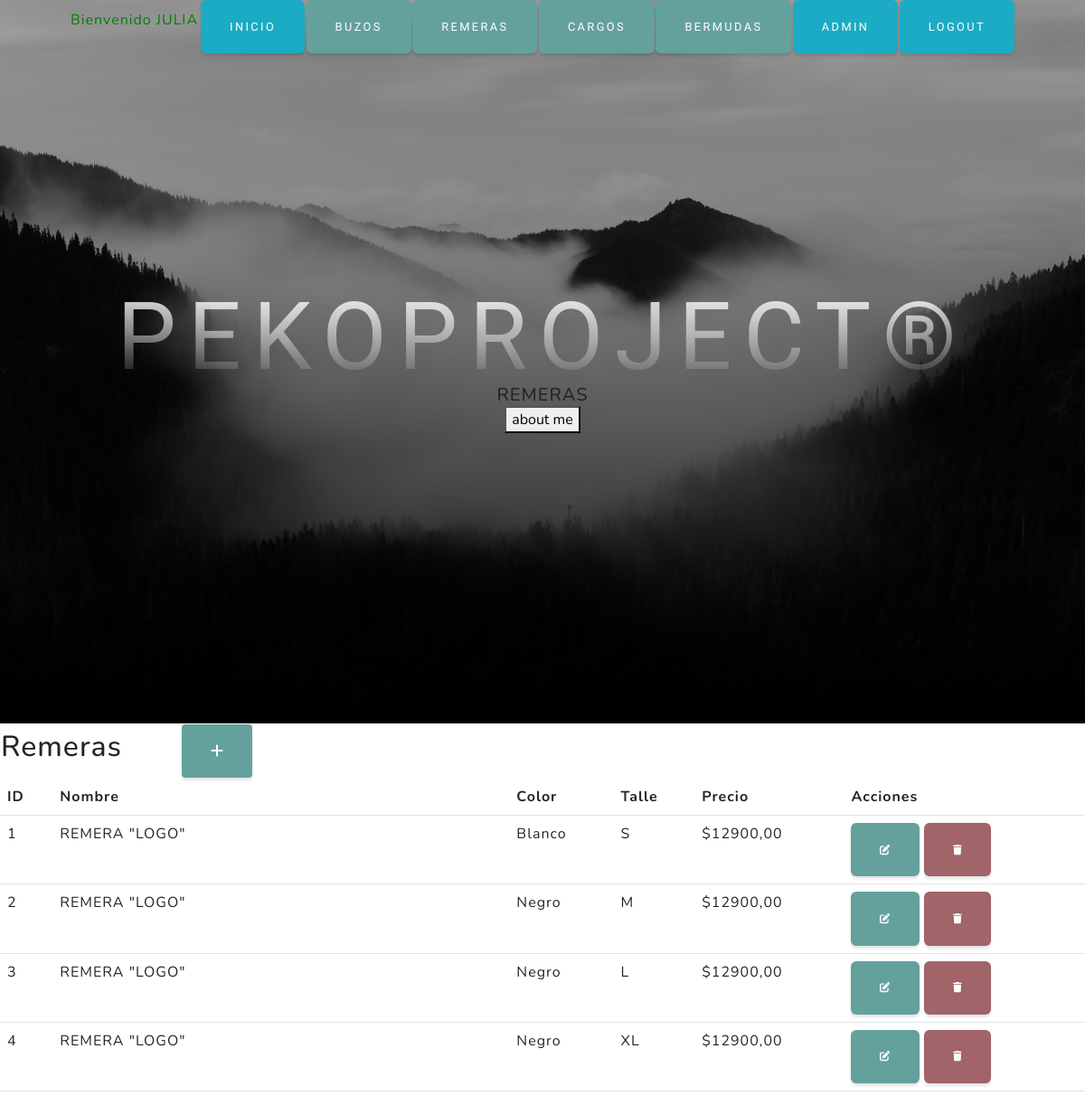
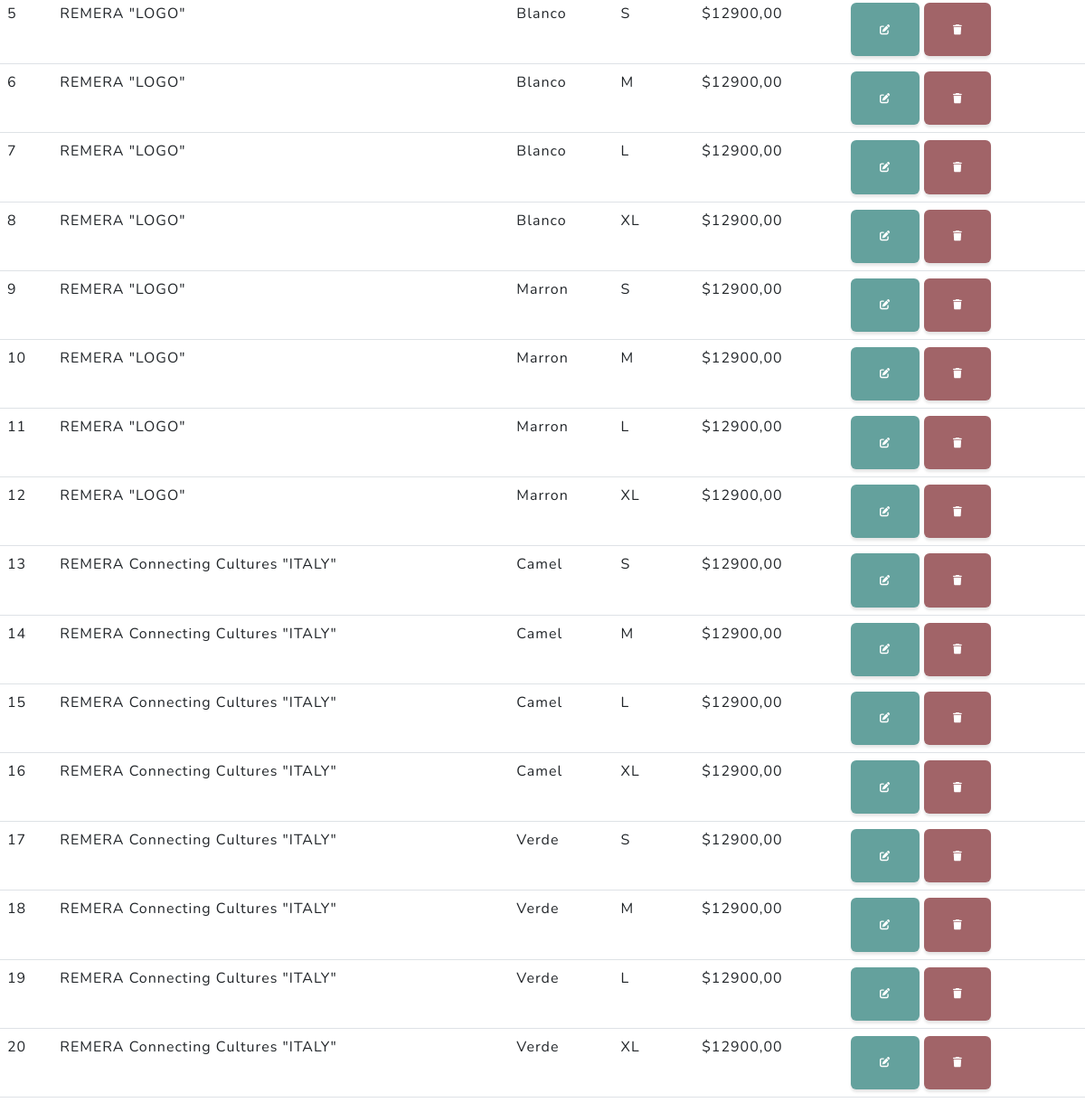
Page /aplicacion/remeras/ (signed in) on the committed database (2 pictures, top to bottom).
### aplicacion/models.py (models this page shows, shortened)
class Remeras(models.Model):
    nombre = models.CharField(max_length=50)
    color = models.CharField(max_length=50)
    talle = models.CharField(max_length=50)
    precio = models.DecimalField(default=0, max_digits=10, decimal_places=2)

### aplicacion/views.py (the view)
# urls.py: path('remeras/', remeras, name="remeras"),
@login_required
def remeras(request):
    remeras =  Remeras.objects.all()
    ctx = {"remeras":remeras}
    return render(request, "aplicacion/remeras.html", ctx)

### aplicacion/templates/aplicacion/remeras.html (shortened to what this page needs)
{% extends 'aplicacion/index.html' %}
{% load static %}
{% block cabecera %}
  Remeras
{% endblock cabecera %}
    {% block contenido %}
    <table>
        <tr>
            <td width="200"><h2>Remeras</h2></td>
            <td>
                <a
                href="{% url 'create_remeras' %}"
                class="btn btn-primary btn-sm"
                ><i class="fa fa-plus fa-lg" title="New Record"> </i>
                </a>
            </td>
        </tr>
    </table>
    <table class="table">
        <thead>
            <tr>
                <th>ID</th>
                <th>Nombre</th>
                <th>Color</th>
                <th>Talle</th>
                <th>Precio</th>
                <th>Acciones</th>
            </tr>
        </thead>
        <tbody>
        {% for remera in remeras %}
        <tr>
            <td>{{ remera.id }}</td>
            <td>{{ remera.nombre }}</td>
            <td>{{ remera.color }}</td>
            <td>{{ remera.talle }}</td>
            <td>${{ remera.precio }}</td>
            <td>
                <a
                href="{% url 'update_remera' remera.id %}"
                 class="btn btn-primary"
                 style="--bs-btn-padding-y: .25rem; --bs-btn-padding-x: .5rem; --bs-btn-font-size: .75rem;"
                 ><i class="fa fa-edit fa-sm" title="Edit Record"></i>
                 </a>
                <a
                 href="{% url 'eliminar_remera' remera.id %} "
                 class="btn btn-danger"
                 style="--bs-btn-padding-y: .25rem; --bs-btn-padding-x: .5rem; --bs-btn-font-size: .75rem;"
                 ><i class="fa fa-trash fa-sm" title="Delete Record"></i>
                </a>
             </td>
        </tr>
        {% endfor %}
        </tbody>
    </table>
    {% endblock contenido %}

### aplicacion/templates/aplicacion/index.html (shortened to what this page needs)
<!DOCTYPE html>
<html lang="en">
    <head>
    {% load static %}
        <link href="{% static 'aplicacion/css/styles.css' %}" rel="stylesheet" />
    </head>
    <body id="page-top">
        <nav class="navbar navbar-expand-lg navbar-light fixed-top" id="mainNav">
            <div class="container px-4 px-lg-5">
                {% if user.is_authenticated  %}
                     <p style="color:green">Bienvenido {{ user.username|upper }}</p>
                     <a class="btn btn-info" href="{% url 'inicio' %}">Inicio</a>
                     <a class="btn btn-primary" href="{% url 'buzos' %}">Buzos</a>
                     <a class="btn btn-primary" href="{% url 'remeras' %}">Remeras</a>
                     <a class="btn btn-primary" href="{% url 'cargos' %}">Cargos</a>
                     <a class="btn btn-primary" href="{% url 'bermudas' %}">Bermudas</a>
                     <a class="btn btn-info" href="{% url 'admin:index' %}">Admin</a>
                     <a class="btn btn-info" href="{% url 'logout' %}">Logout</a>
                {% endif %}
            </div>
        </nav>
        <header class="masthead">
            <div class="container px-4 px-lg-5 d-flex h-100 align-items-center justify-content-center">
                <div class="d-flex justify-content-center">
                    <div class="text-center">
                        <h1 class="mx-auto my-0 text-uppercase">PekoProject®</h1>
                        <h2 class="mx-auto my-0 text-uppercase">
                            {% block cabecera %}
                            {% endblock cabecera %} </h2>
                            <form action="{% url 'aboutme' %}">
                                <button type="submit">about me</button>
                              </form>
                    </div>
                </div>
            </div>
        </header>
     {% block contenido %}
     {% endblock contenido %}
</html>

### rows in the picture
Remeras: id "1", nombre "REMERA \"LOGO\"", color "Blanco", talle "S", precio "12900,00"
Remeras: id "2", nombre "REMERA \"LOGO\"", color "Negro", talle "M", precio "12900,00"
Remeras: id "3", nombre "REMERA \"LOGO\"", color "Negro", talle "L", precio "12900,00"
Remeras: id "4", nombre "REMERA \"LOGO\"", color "Negro", talle "XL", precio "12900,00"
Remeras: id "5", nombre "REMERA \"LOGO\"", color "Blanco", talle "S", precio "12900,00"
Remeras: id "6", nombre "REMERA \"LOGO\"", color "Blanco", talle "M", precio "12900,00"
Remeras: id "7", nombre "REMERA \"LOGO\"", color "Blanco", talle "L", precio "12900,00"
Remeras: id "8", nombre "REMERA \"LOGO\"", color "Blanco", talle "XL", precio "12900,00"
Remeras: id "9", nombre "REMERA \"LOGO\"", color "Marron", talle "S", precio "12900,00"
Remeras: id "10", nombre "REMERA \"LOGO\"", color "Marron", talle "M", precio "12900,00"
Remeras: id "11", nombre "REMERA \"LOGO\"", color "Marron", talle "L", precio "12900,00"
Remeras: id "12", nombre "REMERA \"LOGO\"", color "Marron", talle "XL", precio "12900,00"
Remeras: id "13", nombre "REMERA Connecting Cultures \"ITALY\"", color "Camel", talle "S", precio "12900,00"
Remeras: id "14", nombre "REMERA Connecting Cultures \"ITALY\"", color "Camel", talle "M", precio "12900,00"
Remeras: id "15", nombre "REMERA Connecting Cultures \"ITALY\"", color "Camel", talle "L", precio "12900,00"
Remeras: id "16", nombre "REMERA Connecting Cultures \"ITALY\"", color "Camel", talle "XL", precio "12900,00"
Remeras: id "17", nombre "REMERA Connecting Cultures \"ITALY\"", color "Verde", talle "S", precio "12900,00"
Remeras: id "18", nombre "REMERA Connecting Cultures \"ITALY\"", color "Verde", talle "M", precio "12900,00"
Remeras: id "19", nombre "REMERA Connecting Cultures \"ITALY\"", color "Verde", talle "L", precio "12900,00"
Remeras: id "20", nombre "REMERA Connecting Cultures \"ITALY\"", color "Verde", talle "XL", precio "12900,00"

### other values in the picture
{{ user.username|upper }} "JULIA"
